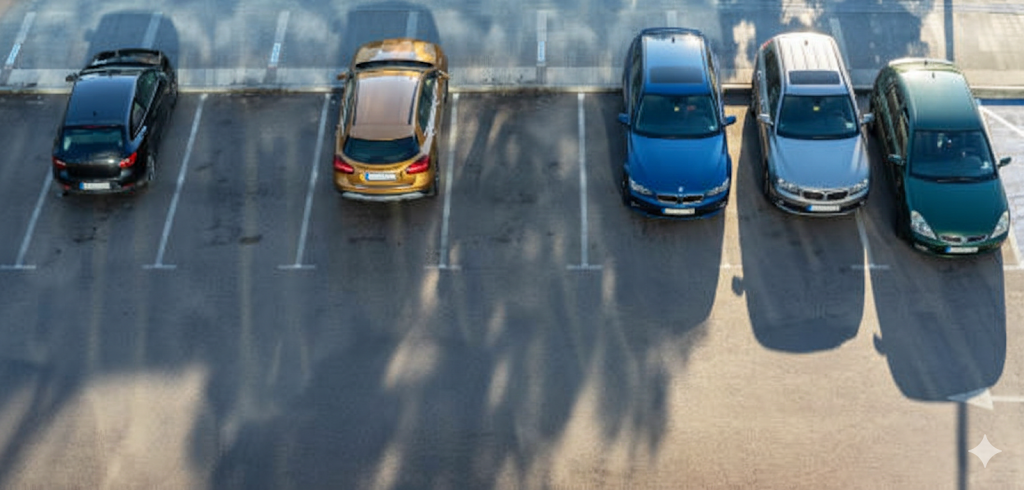
#> input picture Parkflow/image.png, 1024 x 490 px, given in place of image.jpg, which was not available
$ python read.py image.jpg
#> lines starting #> are read from the running program, lines starting #| are printed output that depends on the picture; after the words box and inside, x2 and y2 are one past the last pixel; in counts of white or black regions, pixels touching at a corner belong together; pictures that were not available may be replaced by others from this repository, and a replacement may not be noted
import cv2
import numpy as np
import json
import sys

# -------------------------------------------------------------------
# Parking space configuration
# -------------------------------------------------------------------
# You need the coordinates of each parking space for your specific camera angle.
# Format is: (x, y, width, height)
# In a real environment, you often create a separate script where you click
# on the video frame to save these coordinates to a file (e.g., positions.json)
PARKING_SPOTS = [
    (0, 60, 87, 160),
    (87, 60, 87, 160),
    (174, 60, 87, 160),
    (261, 60, 87, 160),
    (348, 60, 87, 160),
    (435, 60, 87, 160),
    (522, 60, 87, 160),
]

def check_parking_spaces(image_path, spots):
    """
    Reads an image and processes it to find empty parking spaces based on
    pixel density in predefined bounding boxes.
    """
#> called with image_path = 'image.jpg'
    img = cv2.imread(image_path)
#> img is the input picture: shape (490, 1024, 3); mean B, G, R 118.1, 110.9, 99.4
    if img is None:
        return {"error": f"Could not read image at {image_path}"}

    # 1. Convert to grayscale for easier processing
    imgGray = cv2.cvtColor(img, cv2.COLOR_BGR2GRAY)
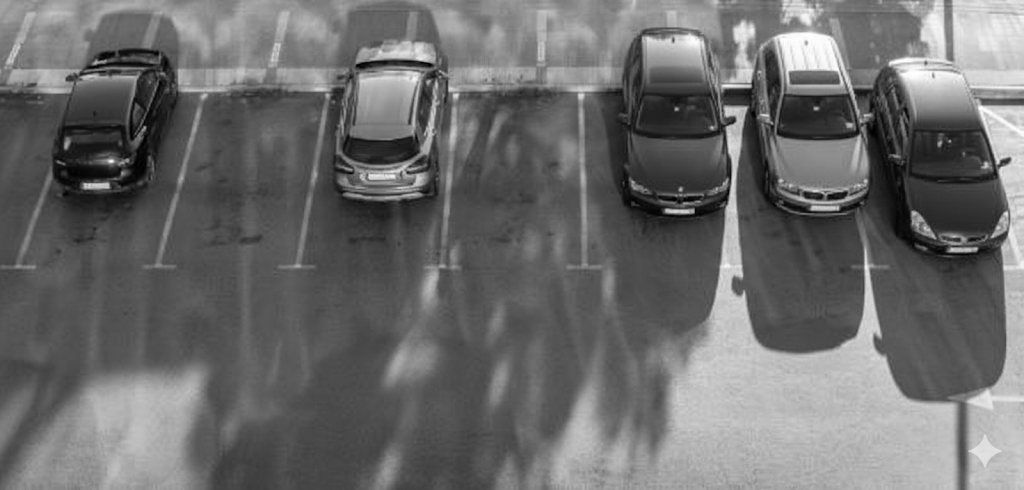
#> imgGray: shape (490, 1024); min 0, max 255, mean 108.3

    # 2. Add some blur to remove noise
    imgBlur = cv2.GaussianBlur(imgGray, (3, 3), 1)

    # 3. Apply Adaptive Thresholding
    # This turns the image binary (black and white). Cars have many edges/features,
    # so they will appear as dense white pixels. Empty road/asphalt will be mostly black.
    imgThreshold = cv2.adaptiveThreshold(imgBlur, 255, cv2.ADAPTIVE_THRESH_GAUSSIAN_C,
                                         cv2.THRESH_BINARY_INV, 25, 16)
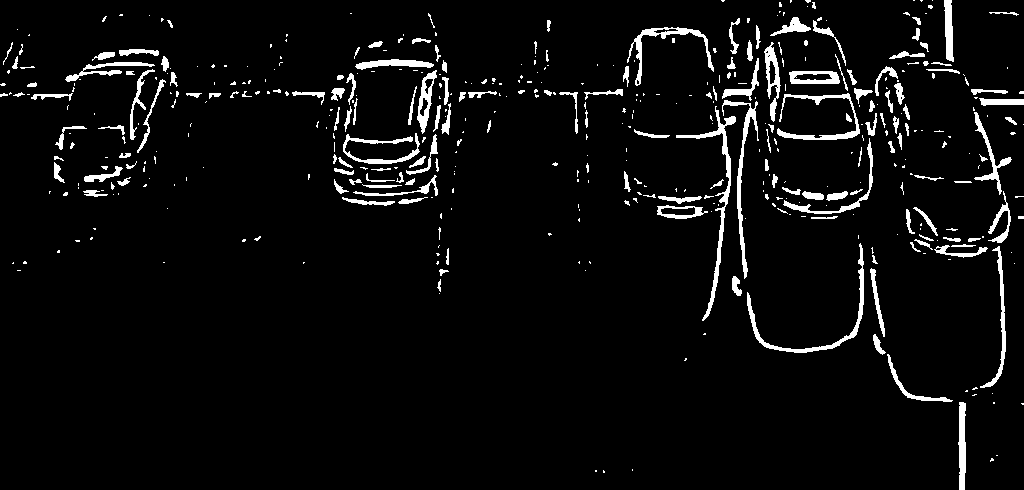
#> imgThreshold: shape (490, 1024); 4.8% white; 466 white regions (300 under 20 px), largest, box (x1, y1, x2, y2) and area: (676, 106, 736, 321) 1164, (747, 243, 864, 353) 972, (722, 100, 759, 279) 880

    # 4. Clean up the noise
    imgMedian = cv2.medianBlur(imgThreshold, 5)
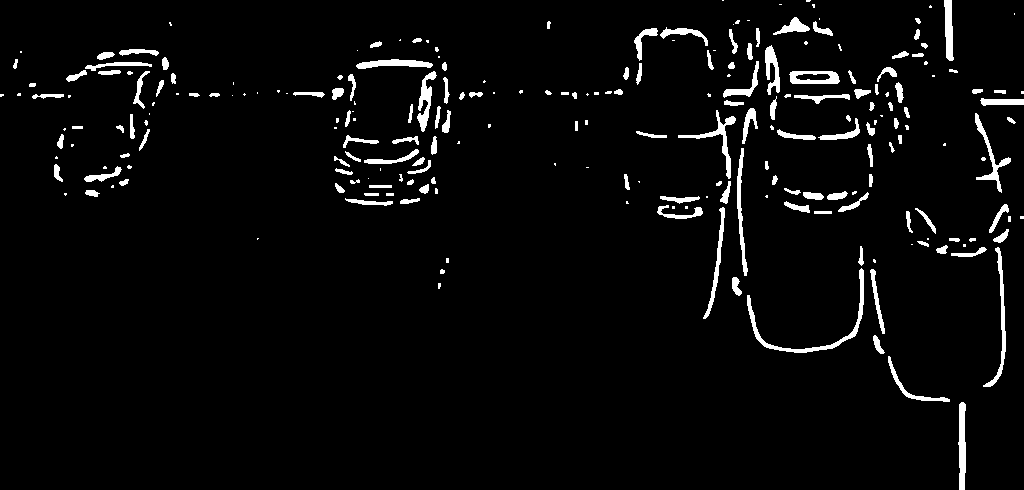
#> imgMedian: shape (490, 1024); 3.8% white; 238 white regions (89 under 20 px), largest, box (x1, y1, x2, y2) and area: (747, 268, 864, 353) 883, (983, 247, 1006, 387) 572, (958, 402, 966, 490) 560
    kernel = np.ones((3, 3), np.uint8)
    imgDilate = cv2.dilate(imgMedian, kernel, iterations=1)
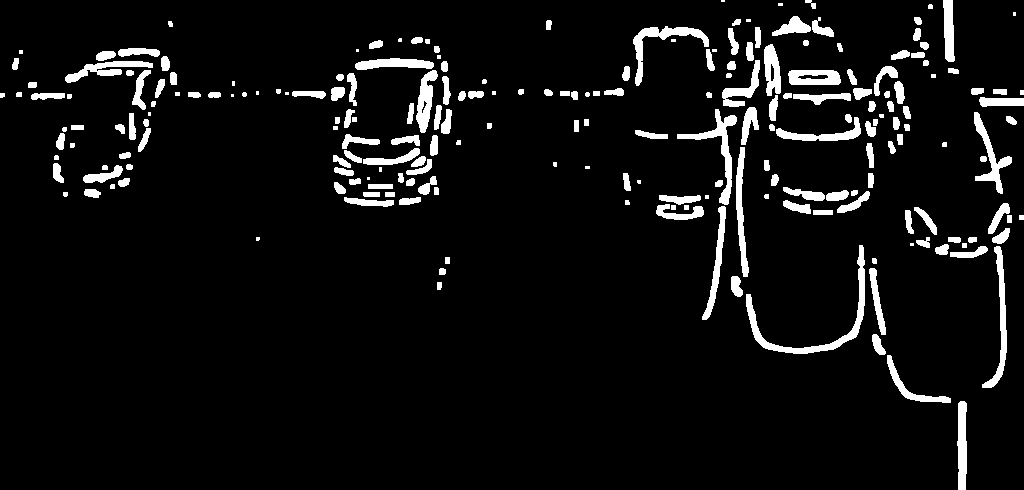
#> imgDilate: shape (490, 1024); 6.4% white; 220 white regions (25 under 20 px), largest, box (x1, y1, x2, y2) and area: (746, 245, 865, 354) 1524, (677, 109, 737, 205) 1044, (633, 26, 709, 86) 943

    free_spaces = 0
    total_spaces = len(spots)

    for pos in spots:
        x, y, w, h = pos

        # Crop the image to just the boundary of the current parking space
        imgCrop = imgDilate[y:y+h, x:x+w]

        # Count the number of non-zero (white) pixels in this region
        count = cv2.countNonZero(imgCrop)

        # If the pixel count is below a certain threshold, the spot is empty.
        # Note: You MUST tune this threshold (e.g., 900) based on your camera resolution,
        # distance from the ground, and size of the bounding box.
        if count < 900:
            color = (0, 255, 0) # Green for FREE
            thickness = 5
            free_spaces += 1
        else:
            color = (0, 0, 255) # Red for OCCUPIED
            thickness = 2

        # Optional: strictly for visualizing/debugging
        cv2.rectangle(img, (pos[0], pos[1]), (pos[0] + pos[2], pos[1] + pos[3]), color, thickness)
#> this loop made 7 passes
#> count on passes 1 to 7: 1027, 2237, 251, 939, 3987, 948, 374
#> pass 1, in check_parking_spaces, `imgCrop = imgDilate[y:y+h, x:x+w]`:
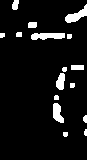
#> imgCrop: shape (160, 87); 7.4% white; 16 white regions (1 under 20 px), largest, box (x1, y1, x2, y2) and area: (31, 33, 65, 40) 194, (65, 4, 87, 23) 183, (53, 103, 64, 123) 150
#> after the loop:
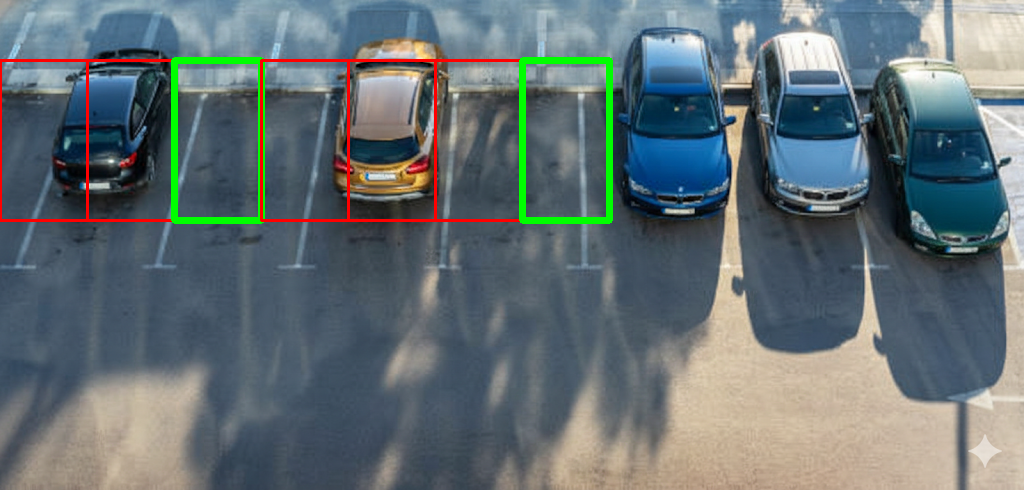
#> img: shape (490, 1024, 3); 2.22% of pixels changed, all inside (x1, y1, x2, y2) = (0, 57, 613, 224)
#> after the loop:
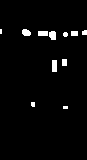
#> imgCrop: shape (160, 87); 2.7% white; 11 white regions (3 under 20 px), largest, box (x1, y1, x2, y2) and area: (52, 60, 57, 72) 60, (49, 31, 56, 40) 55, (22, 29, 31, 36) 51
#> after the loop, free_spaces = 2

    # Optional: Save the annotated image to see if the boxes/thresholds are correct
    # cv2.imwrite("debug_output.jpg", img)

    return {
        "total_slots": total_spaces,
        "free_slots": free_spaces,
        "occupied_slots": total_spaces - free_spaces
    }

if __name__ == "__main__":
    # Example command line usage: python read.py image.jpg
    if len(sys.argv) < 2:
        image_file = "image.png"
    else:
        image_file = sys.argv[1]

    # Run the model
    result_data = check_parking_spaces(image_file, PARKING_SPOTS)
#> result_data = {'total_slots': 7, 'free_slots': 2, 'occupied_slots': 5}

    # Output only JSON so that your Node.js backend can read it easily
    print(json.dumps(result_data))
#| {"total_slots": 7, "free_slots": 2, "occupied_slots": 5}

$ run again, with Parkflow/parkLot.jpg saved as Parkflow/image.png
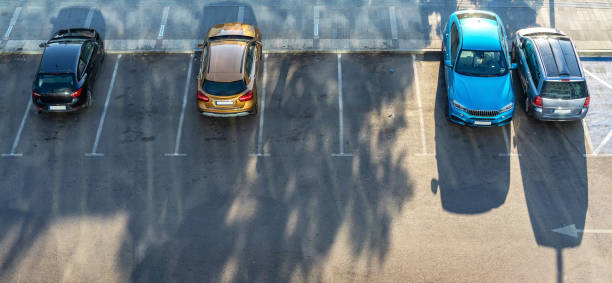
#> input picture Parkflow/parkLot.jpg, 612 x 283 px, given in place of image.jpg, which was not available
#> in check_parking_spaces, img is the input picture: shape (283, 612, 3); mean B, G, R 125.1, 118, 105.9
#> in check_parking_spaces, `imgThreshold = cv2.adaptiveThreshold(imgBlur, 255, cv2.ADAPTIVE_THRESH..`:
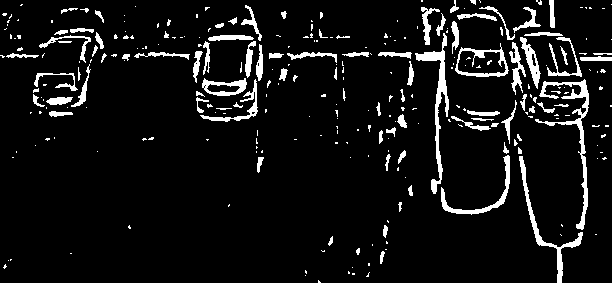
#> imgThreshold: shape (283, 612); 7.6% white; 290 white regions (199 under 20 px), largest, box (x1, y1, x2, y2) and area: (535, 79, 589, 230) 1123, (415, 33, 449, 194) 1021, (519, 156, 583, 283) 765
#> imgMedian: shape (283, 612); 5.9% white; 134 white regions (55 under 20 px), largest, box (x1, y1, x2, y2) and area: (416, 50, 449, 178) 857, (519, 157, 583, 283) 754, (561, 109, 588, 229) 597
#> imgDilate: shape (283, 612); 10.1% white; 115 white regions (12 under 20 px), largest, box (x1, y1, x2, y2) and area: (560, 79, 590, 230) 1413, (415, 49, 450, 194) 1387, (201, 45, 264, 122) 1217
#> the loop in check_parking_spaces, `for pos in spots:` made 7 passes
#> count on passes 1 to 7: 916, 36, 1804, 245, 831, 3301, 2852
#> after the loop in check_parking_spaces, `for pos in spots:`:
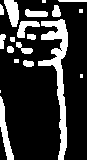
#> imgCrop: shape (160, 87); 20.5% white; 19 white regions (4 under 20 px), largest, box (x1, y1, x2, y2) and area: (38, 19, 68, 160) 1322, (0, 96, 14, 160) 352, (4, 0, 19, 27) 271
#> after the loop in check_parking_spaces, `for pos in spots:`: free_spaces = 3
#> result_data = {'total_slots': 7, 'free_slots': 3, 'occupied_slots': 4}
#| {"total_slots": 7, "free_slots": 3, "occupied_slots": 4}
